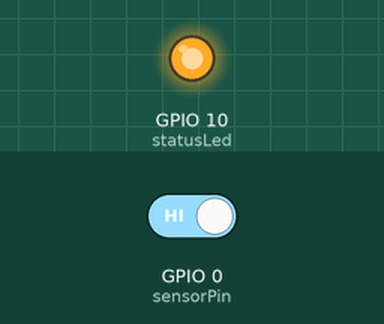
This sketch was run on a simulated ESP32-S3. Shown: output pins drawn as LEDs (lit = HIGH). The test bench sets the inputs (shaded band); at power-on: GPIO 0 (sensorPin) HIGH. Nothing arrives over Bluetooth unless stated; a phone connects over Bluetooth LE 3 s after start; what the sketch prints to the serial monitor is not drawn.

Above: at 0.5 s.
Timing chart, 0 to 3.0 s (numbered marks = the images above):
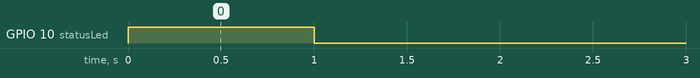

Measured:
- by itself, GPIO 10 (statusLed): HIGH → LOW at 1.0 s

The sketch:

bleflow.ino
```cpp
#include <BLE2902.h>
#include <BLEDevice.h>
#include <BLEServer.h>
#include <BLEUtils.h>
#include <WiFi.h>

// Adjust the ratio with a calibration pour and a serial connection.
// const int RATIO=5.2; //narrow feed seems to need lower.
const int RATIO = 7.055; // factory data

BLEServer *pServer = NULL;
BLECharacteristic *pTxCharacteristic;
bool deviceConnected = false;

// See the following for generating UUIDs:
// https://www.uuidgenerator.net/

#define SERVICE_UUID BLEUUID("9b69916a-dc6b-11ec-9d64-0242ac120002") // UART service UUID

//Not actually used yet
class MyServerCallbacks : public BLEServerCallbacks {
  void onConnect(BLEServer *pServer) {
    Serial.println("Bluetooth connected");
    deviceConnected = true;
  };

  void onDisconnect(BLEServer *pServer) {
    Serial.println("Bluetooth disconnected");
    deviceConnected = false;
    delay(500); // give the bluetooth stack the chance to get things ready
    pServer->startAdvertising(); // restart advertising
  }
};


byte statusLed = 10;

uint16_t pulseCount = 0;
uint32_t totalMilliLitres;
unsigned long oldTime;

gpio_num_t sensorPin;
byte sensorInterrupt;

static portMUX_TYPE mux = portMUX_INITIALIZER_UNLOCKED;
static int intcount = 0;
void IRAM_ATTR pulseCounter() {
  portENTER_CRITICAL_ISR(&mux);
  // Increment the pulse counter
  pulseCount++;
  portEXIT_CRITICAL_ISR(&mux);
}

void setup() {
  esp_err_t err;
  disableCore0WDT();

  BLEBegin(); // Initialize Bluetooth
  WiFi.mode(WIFI_OFF);

  sensorPin = GPIO_NUM_0;
  sensorInterrupt = digitalPinToInterrupt(sensorPin); // 0 = digital pin 2

  // Initialize a serial connection for reporting values to the host
  Serial.begin(9600);

  // Set up the status LED line as an output
  pinMode(statusLed, OUTPUT);
  digitalWrite(statusLed, HIGH); // We have an active-low LED attached

  pinMode(sensorPin, INPUT);
  digitalWrite(sensorPin, LOW);

  pulseCount = 0;
  totalMilliLitres = 0;
  oldTime = 0;

  attachInterrupt(sensorInterrupt, pulseCounter, FALLING);
  Serial.print("Started");
}

BLEAdvertising *pAdvertising;
BLEService *pService;

void BLEBegin() {
  // Create the BLE Device
  BLEDevice::init(/*BLE name*/ "Flow Service");

  // Create the BLE Server
  pServer = BLEDevice::createServer();
  pServer->setCallbacks(new MyServerCallbacks());

  // Create the BLE Service - in case we want to provide a full service.
  pService = pServer->createService(SERVICE_UUID);

  // Start the service
  pService->start();

  BLEAdvertisementData advertisementData;

  advertisementData.setName("Flow Service");
  advertisementData.setManufacturerData("0.0");

  pAdvertising = pServer->getAdvertising();
  pAdvertising->setAdvertisementData(advertisementData);
  pAdvertising->addServiceUUID(BLEUUID(pService->getUUID()));
  pAdvertising->start();
}

/**
 * Main program loop
 */
struct Data {
  uint16_t volume; // ml up to 65l
  uint16_t pulse;
};

void lightSleep() {
  gpio_wakeup_disable(sensorPin);
  detachInterrupt(sensorInterrupt);

  digitalWrite(statusLed, LOW);
  int level = digitalRead(sensorPin);
  // wake on change
  esp_sleep_enable_timer_wakeup(15 * 1000000); // idle update every 15s
  gpio_wakeup_enable(sensorPin,
                     (level == 0) ? GPIO_INTR_HIGH_LEVEL : GPIO_INTR_LOW_LEVEL);
  esp_sleep_enable_gpio_wakeup();

  esp_light_sleep_start();

  esp_sleep_wakeup_cause_t cause = esp_sleep_get_wakeup_cause();
  if (cause == ESP_SLEEP_WAKEUP_GPIO) {
    // pulseCount++; //might lose a tick on power?
  }

  attachInterrupt(sensorInterrupt, pulseCounter, FALLING);
  digitalWrite(statusLed, HIGH);
}

void loop() {
  esp_err_t err;

  static uint16_t lastCount = 0;

  if ((millis() - oldTime) > 1000) // 1 second tick while awake
  {
    oldTime = millis();

    if (lastCount == pulseCount) { // no ticks this second, back to sleep
      Serial.print("sleep ");
      lightSleep();
      Serial.print("wake ");
    }

    portENTER_CRITICAL(&mux);
    lastCount = pulseCount;
    portEXIT_CRITICAL(&mux);

    totalMilliLitres = lastCount / RATIO;

    unsigned int frac;
    Serial.print("Count: ");
    Serial.println(lastCount);

    Serial.print("Output Liquid Quantity: ");
    Serial.print(totalMilliLitres);
    Serial.println("mL");

    Data data;
    data.pulse = lastCount;
    data.volume = totalMilliLitres;

    char tmp[10];
    sprintf(tmp, "%d", totalMilliLitres);

    BLEAdvertisementData advertisementData;
    advertisementData.setName("Flow Service");

    pAdvertising->stop();
    advertisementData.setManufacturerData(tmp);
    pAdvertising->setAdvertisementData(advertisementData);
    pAdvertising->start();

    // In case we want to use a BLE characteristic instead
    // pTxCharacteristic->setValue((uint8_t*)&data, sizeof(uint32_t));
    // pTxCharacteristic->notify();
  }
}
```
